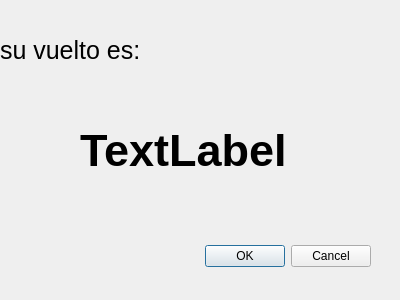
<?xml version="1.0" encoding="UTF-8"?>
<ui version="4.0">
 <class>Dialog</class>
 <widget class="QDialog" name="Dialog">
  <property name="geometry">
   <rect>
    <x>0</x>
    <y>0</y>
    <width>400</width>
    <height>300</height>
   </rect>
  </property>
  <property name="windowTitle">
   <string>Dialog</string>
  </property>
  <property name="autoFillBackground">
   <bool>false</bool>
  </property>
  <widget class="QDialogButtonBox" name="buttonBox">
   <property name="geometry">
    <rect>
     <x>30</x>
     <y>240</y>
     <width>341</width>
     <height>32</height>
    </rect>
   </property>
   <property name="orientation">
    <enum>Qt::Horizontal</enum>
   </property>
   <property name="standardButtons">
    <set>QDialogButtonBox::Cancel|QDialogButtonBox::Ok</set>
   </property>
  </widget>
  <widget class="QLabel" name="vuelto_cliente_f">
   <property name="geometry">
    <rect>
     <x>80</x>
     <y>80</y>
     <width>271</width>
     <height>141</height>
    </rect>
   </property>
   <property name="font">
    <font>
     <pointsize>34</pointsize>
     <weight>75</weight>
     <bold>true</bold>
    </font>
   </property>
   <property name="text">
    <string>TextLabel</string>
   </property>
  </widget>
  <widget class="QLabel" name="label">
   <property name="geometry">
    <rect>
     <x>0</x>
     <y>10</y>
     <width>401</width>
     <height>81</height>
    </rect>
   </property>
   <property name="font">
    <font>
     <pointsize>19</pointsize>
     <weight>50</weight>
     <bold>false</bold>
    </font>
   </property>
   <property name="text">
    <string>su vuelto es:</string>
   </property>
  </widget>
 </widget>
 <resources/>
 <connections>
  <connection>
   <sender>buttonBox</sender>
   <signal>accepted()</signal>
   <receiver>Dialog</receiver>
   <slot>accept()</slot>
   <hints>
    <hint type="sourcelabel">
     <x>248</x>
     <y>254</y>
    </hint>
    <hint type="destinationlabel">
     <x>157</x>
     <y>274</y>
    </hint>
   </hints>
  </connection>
  <connection>
   <sender>buttonBox</sender>
   <signal>rejected()</signal>
   <receiver>Dialog</receiver>
   <slot>reject()</slot>
   <hints>
    <hint type="sourcelabel">
     <x>316</x>
     <y>260</y>
    </hint>
    <hint type="destinationlabel">
     <x>286</x>
     <y>274</y>
    </hint>
   </hints>
  </connection>
 </connections>
</ui>
